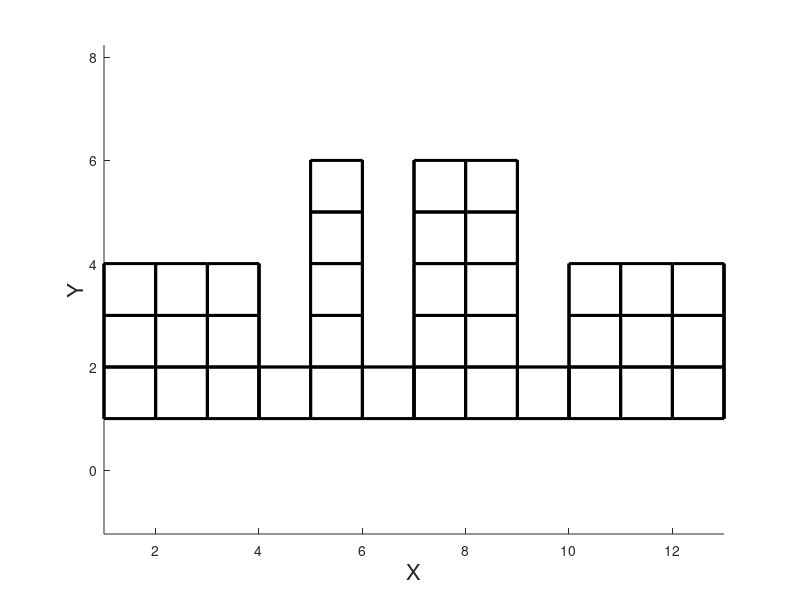

Write the MATLAB code that produced this figure.
function genStruct(save)

if(nargin == 0)
    save = 0;
end

M = ones(12,5,1);
M(4,2:end,1) = 0;
M(6,2:end,1) = 0;
M(9,2:end,1) = 0;
M(1:3,4:end) = 0;
M(10:12,4:end) = 0;


% M(1:11,1:3,1) = 1;
% M(1:5,5:9,1) = 1;
% M(1,4,1) = 1;
% M(1:3,1,1) = 0;
% M(6:8,1,1) = 0;
% M([1,3,6,8],2,1) = 0;


%================================================================
figure
hold on
for i = 1:length(M(:,1,1))
    for j = 1:length(M(1,:,1))
        for k = 1:length(M(1,1,:))
            if(M(i,j,k) == 1)
                drawBox(i,j,k);
            end
        end
    end
end
axis equal

if(save)
    name = inputdlg('Geometry name: ');
    name = ['../../simulations/',name{1}];
    if(isdir(name))
        answer = questdlg('Geometry exists. Rewrite?');
        if(~answer)
            return;
        end  
    else
        mkdir(name);
    end
    name = [name,'/mesh'];

    mkdir(name);
    fid = fopen([name,'/blocks.txt'],'w');
    for i = 1:length(M(:,1,1))
        for j = 1:length(M(1,:,1))
            for k = 1:length(M(1,1,:))
                if(M(i,j,k) == 1)
                    fprintf(fid,'%d %d %d\n',i-1,j-1,k-1);
                end
            end
        end
    end
    fclose(fid);
end


function drawBox(i,j,k)
x = [0 1 1 0 0 0 1 1 1 1 1 1 0 0 0 0];
y = [0 0 1 1 0 0 0 0 0 1 1 1 1 1 1 0];
z = [0 0 0 0 0 1 1 0 1 1 0 1 1 0 1 1];
plot3(x + i,z+j,y+k,'color','k','linewidth',2)
xlabel('X','fontsize',16);
ylabel('Y','fontsize',16);
zlabel('Z','fontsize',16);
